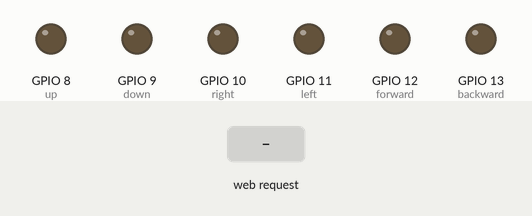
Simulated run of this sketch. Board: ESP8266 (NodeMCU). Shown: output pins drawn as LEDs (lit = HIGH). Inputs (shaded band) come from the test bench. WiFi joins after 1.5 s; servers stay silent unless stated; what the sketch prints to the serial monitor is not drawn.

Above: at 2.7 s.
2.8 s: HTTP request GET /up received
At 4.0 s:
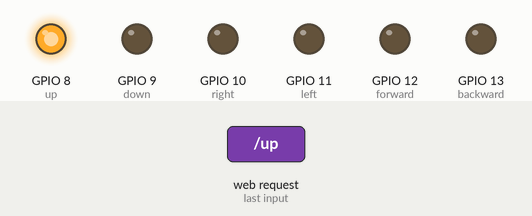
4.3 s: HTTP request GET /down received
At 5.3 s:
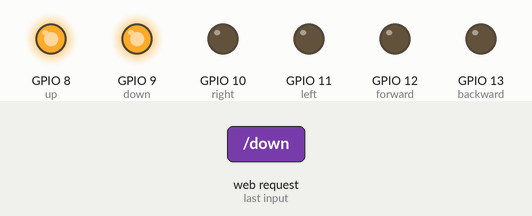
5.8 s: HTTP request GET /right received
At 6.4 s:
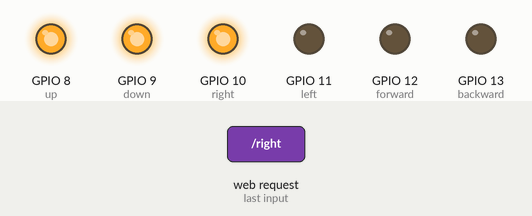
7.3 s: HTTP request GET /left received
At 7.6 s:
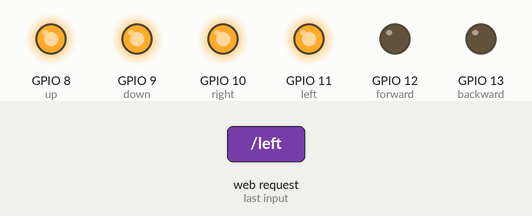
8.8 s: HTTP request GET /forward received
At 9.9 s:
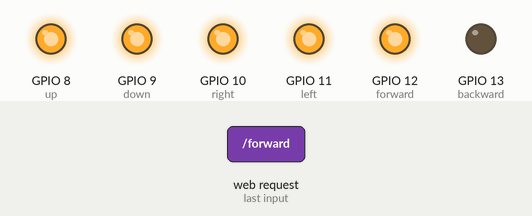
10.3 s: HTTP request GET /backward received
At 11.0 s:
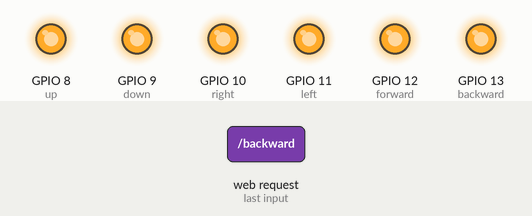
Timing chart, 0 to 12.8 s (numbered marks = the images above; inputs shaded):
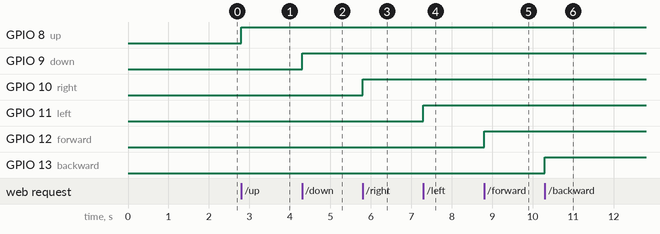

The sketch:

Drone.ino
```cpp
/* Pyduino ESP8266 */

/* Written by: ItzTheDodo
 * Credits to: Junicchi
            *  https://github.com/KebabLord/esp_to_python
 * Drone Arduino Code */

 /*
  * Pins --> Use:
  *
  * 8 --> up (high on up) on path "/up"
  * 9 --> down (high on down) on path "/down"
  * 10 --> right (high on right) oSn path "/right"
  * 11 --> left (high on left) on path "/left"
  * 12 --> forward (high on forward) on path "/forward"
  * 13 --> backward (high on backward) on path "/backward"
  *
  */

#include "ESP_MICRO.h"
#include "TinyGPS.h"
#include <SoftwareSerial.h>

#define up 8
#define down 9
#define right 10
#define left 11
#define forward 12
#define backward 13

int isUp = 0;
int isDown = 0;
int isRight = 0;
int isLeft = 0;
int isForward = 0;
int isBackward = 0;

float lat;
float lon;
SoftwareSerial gpsSerial(4, 5); //RX, TX
TinyGPS gps;

void setup(){
  Serial.begin(9600);
  gpsSerial.begin(9600);
  start("-Enter Username-", "-Enter Password-");

  pinMode(up, OUTPUT);
  pinMode(down, OUTPUT);
  pinMode(right, OUTPUT);
  pinMode(left, OUTPUT);
  pinMode(forward, OUTPUT);
  pinMode(backward, OUTPUT);
}

void loop(){
  waitUntilNewReq();

  if (getPath() == "/up"){
    if (isUp == 0){
      isUp = 1;
      digitalWrite(up, HIGH);
    } else {
      isUp = 0;
      digitalWrite(up, LOW);
    }
  }

  if (getPath() == "/down"){
    if (isDown == 0){
      isDown = 1;
      digitalWrite(down, HIGH);
    } else {
      isDown = 0;
      digitalWrite(down, LOW);
    }
  }

  if (getPath() == "/right"){
    if (isRight == 0){
      isRight = 1;
      digitalWrite(right, HIGH);
    } else {
      isRight = 0;
      digitalWrite(right, LOW);
    }
  }

  if (getPath() == "/left"){
    if (isLeft == 0){
      isLeft = 1;
      digitalWrite(left, HIGH);
    } else {
      isLeft = 0;
      digitalWrite(left, LOW);
    }
  }

  if (getPath() == "/forward"){
    if (isForward == 0){
      isForward = 1;
      digitalWrite(forward, HIGH);
    } else {
      isForward = 0;
      digitalWrite(forward, LOW);
    }
  }

  if (getPath() == "/backward"){
    if (isBackward == 0){
      isBackward = 1;
      digitalWrite(backward, HIGH);
    } else {
      isBackward = 0;
      digitalWrite(backward, LOW);
    }
  }

  if (getPath() == "/dist"){
    while(gpsSerial.available()){
      if(gps.encode(gpsSerial.read())){
        gps.f_get_position(&lat, &lon);
      }
    }
    String latitude = String(lat,6);
    String longitude = String(lon,6);
    returnThisStr("\"[" + latitude + ", " + longitude + "]\"");
  }

}
```

ESP_MICRO.h
```cpp
/* ESP8266 TO PY: LOCAL
 * Written by Junicchi
 * https://github.com/Kebablord

 * MAP
 - start(ssid,password)---> Starts the connection with given username and password
 - waitUntilNewReq() -----> Waits until a request is received from python
 - returnThisInt(data) ---> sends your Integer data to localhost
 - returnThisStr(data) ---> sends your String data to localhost
 - getPath() -------------> gets the request's path as string, ex: https://192.113.133/here -> "/here"
*/

#include <ESP8266WiFi.h>
#include <ESP8266mDNS.h>
#include <WiFiClient.h>

// OUR SERVER'S PORT, 80 FOR DEFAULT
WiFiServer server(80);
WiFiClient client;
String rule;

void start(String ssid, String pass){
  WiFi.mode(WIFI_STA);
  WiFi.begin(ssid.c_str(),pass.c_str());

  Serial.println("");
// Wait for connection
  while (WiFi.status() != WL_CONNECTED) {
    delay(500);
    Serial.print(".");
  }
  Serial.println("");
  Serial.print("Connected to ");
  Serial.println(ssid);
  Serial.print("IP address: ");
  Serial.println(WiFi.localIP());
// Setting up mDNS responder
  if (!MDNS.begin("esp8266")) {
    Serial.println("Error setting up MDNS responder!");
    while (1) {
      delay(1000);
    }
  }
  Serial.println("mDNS responder started");
// Start TCP (HTTP) server
  server.begin();
  Serial.println("TCP server started");
// Add service to MDNS-SD
  MDNS.addService("http", "tcp", 80);
}

bool isReqCame = false;

void CheckNewReq(){
  client = server.available();
  if (!client) {
    return;
  }
  Serial.println("");
  Serial.println("NEW REQUEST");
// Waiting client to connect
  while (client.connected() && !client.available()) {
    delay(1);
  }
// Read the first line of HTTP request
  String req = client.readStringUntil('\r');
  int addr_start = req.indexOf(' ');
  int addr_end = req.indexOf(' ', addr_start + 1);
  if (addr_start == -1 || addr_end == -1) {
    Serial.print("Invalid request: ");
    Serial.println(req);
    return;
  }
  req = req.substring(addr_start + 1, addr_end);
  Serial.print("Requested Path: ");
  Serial.println(req);

  rule = req;
  isReqCame = true;

  client.flush();
}
void waitUntilNewReq(){
  do {CheckNewReq();} while (!isReqCame);
  isReqCame = false;
}

void returnThisStr(String final_data){
  String s;
  //HTTP Protocol code.
  s = "HTTP/1.1 200 OK\r\nContent-Type: text/html\r\n\r\n";
  s += final_data; //Our final raw data to return
  client.print(s);
  Serial.println("Returned to client.");
}
void returnThisInt(int final_data){
  returnThisStr(String(final_data));
}

String getPath(){
  return rule;
}
```

Measured:
- after the input at 2.8 s, GPIO 8 (up): LOW → HIGH at once
- after the input at 4.3 s, GPIO 9 (down): LOW → HIGH at once
- after the input at 5.8 s, GPIO 10 (right): LOW → HIGH at once
- after the input at 7.3 s, GPIO 11 (left): LOW → HIGH at once
- after the input at 8.8 s, GPIO 12 (forward): LOW → HIGH at once
- after the input at 10.3 s, GPIO 13 (backward): LOW → HIGH at once
